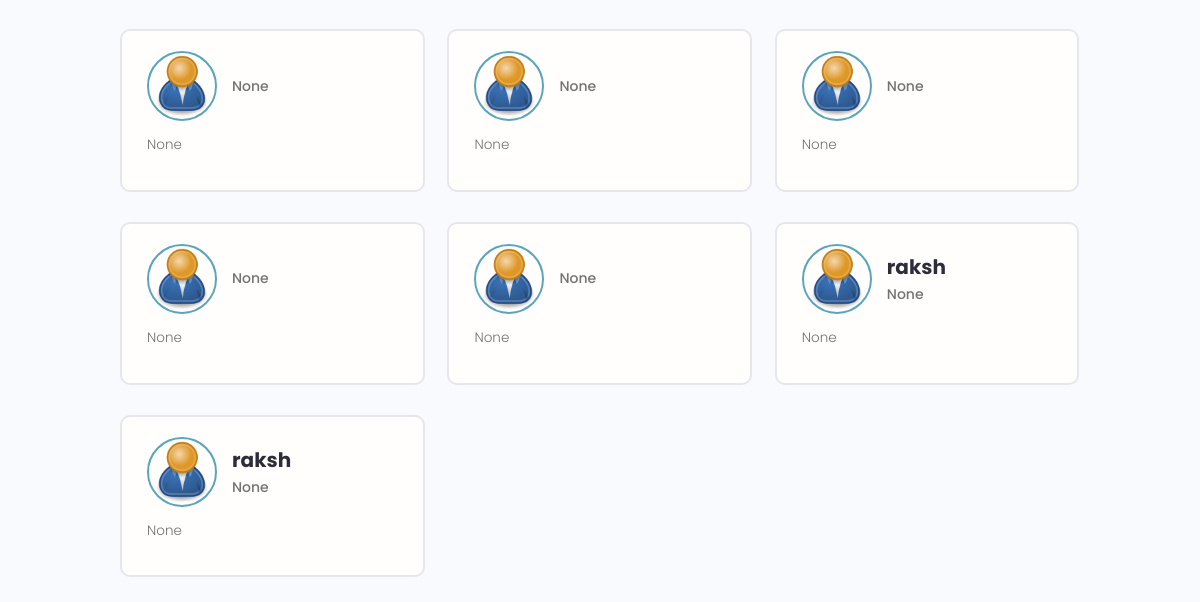
The app's page / (lower part), older data.
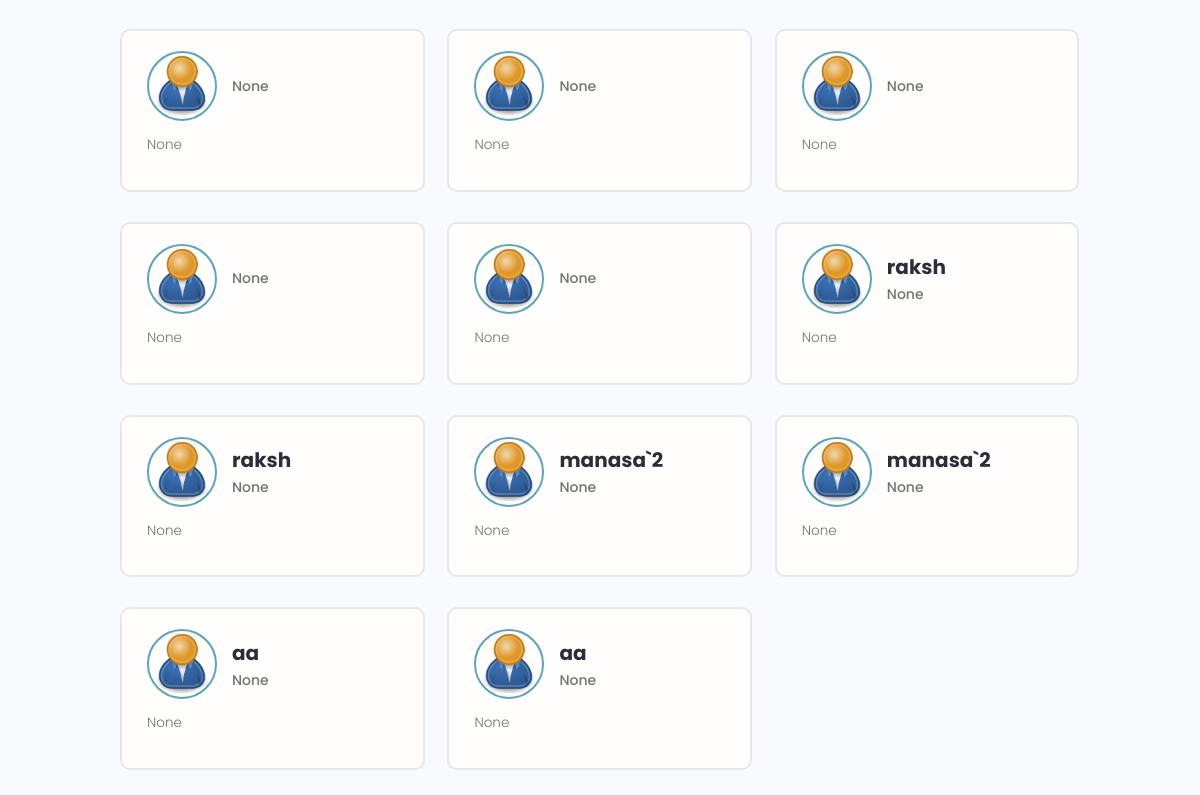
The same page, newer data.
### users/models.py (models this page shows, shortened)
class Profile(models.Model):
    user = models.OneToOneField(User,on_delete=models.CASCADE , null=True , blank=True )
    name  = models.CharField(max_length=200 , null=True,blank=True)
    email = models.EmailField(max_length=500, blank=True,null=True)
    username = models.CharField(max_length=200 , null=True,blank=True)
    location = models.CharField(max_length=200 , null=True,blank=True)
    short_intro = models.CharField(max_length=200 , null=True,blank=True)
    bio = models.TextField(null=True,blank=True)
    profile_img = models.ImageField(null=True, blank=True,upload_to = 'profiles/',default = 'profiles/user-default.png')
    social_github = models.CharField(max_length=200 , null=True,blank=True)
    social_twitter = models.CharField(max_length=200 , null=True,blank=True)
    social_linkedin= models.CharField(max_length=200 , null=True,blank=True)
    social_youtube = models.CharField(max_length=200 , null=True,blank=True)
    social_website = models.CharField(max_length=200 , null=True,blank=True)
    created  = models.DateTimeField(auto_now_add=True)
    id = models.UUIDField(default=uuid.uuid4 ,primary_key=True , editable=False)

### users/views.py (the view)
# urls.py: path("",views.profiles,name='profiles'),
def profiles(request):
    search_query = ''
    if request.GET.get('search_query'):
        search_query = request.GET.get('search_query')
    profiles = Profile.objects.filter(name__icontains = search_query)
    context = {
        'profiles': profiles
    }
    return render(request, 'users/profiles.html', context)

### users/models.py (called while the page is built)
    def __str__(self):
        return str(self.name)

### users/templates/users/profiles.html (shortened to what this page needs)
{% extends 'base.html' %}
{% block content %}
<main class="home">
    <section class="devlist">
        <div class="container">
            <div class="grid grid--three">
                {% for profile in profiles %}
                <div class="column card">
                    <div class="dev">
                        <a href="{% url 'user-profile' profile.id %}" class="card__body">
                            <div class="dev__profile">
                                <img class="avatar avatar--md" src="{{profile.profile_img.url}}"
                                    alt="image" />
                                <div class="dev__meta">
                                    <h3>{{profile.name}}</h3>
                                    <h5>{{profile.short_intro}}</h5>
                                </div>
                            </div>
                            <p class="dev__info">
                               {{profile.bio|slice:"250"}}
                            </p>
                        </a>
                    </div>
                </div>
               {% endfor %}
            </div>
        </div>
    </section>
</main>
{% endblock content %}

### templates/base.html (shortened to what this page needs)
<!DOCTYPE html>
{% load static %}
<html lang="en">
<head>
    <link rel="stylesheet" href="https://cdn.iconmonstr.com/1.3.0/css/iconmonstr-iconic-font.min.css" />
    <link rel="stylesheet" href="{% static 'uikit/styles/uikit.css' %}" />
    <link rel="stylesheet" href="{% static 'styles/app.css' %}" />
</head>
<body>
        {% block content %}
    {% endblock content %}
</body>
</html>

### templates/navbar.html (shortened to what this page needs)
{% load static %}

### static/styles/app.css (style rules this page uses)
:root { --color-sub: #2d2d39; }
.card { border: 2px solid var(--color-light); }
img { width: 100%; }
.devlist { margin-top: 8rem; }
.devlist .grid { align-items: stretch; }
.devlist .dev .dev__profile { display: flex; align-items: center; gap: 1.5rem; }
.devlist .dev .dev__meta h3 { color: var(--color-sub); font-size: 2rem; font-weight: 700; }
.devlist .dev .dev__meta h5 { color: var(--color-text); font-size: 1.4rem; font-weight: 500; }
.devlist .dev .dev__info { margin: 1.5rem 0; font-size: 1.35rem; line-height: 1.4; text-align: justify; }

### static/uikit/styles/modules/_variables.css (style rules this page uses)
:root { --color-main: #5aa5b9; --color-main-light: #e6faff; --color-sub: #3f4156; --color-sub-light: #51546e; --color-sub-lighter: #ededfd; --color-text: #737373; --color-gray: #8b8b8b; --color-light: #e5e7eb; --color-light-gray: #767676; --color-bg: #f8fafd; --color-white: #fffefd; --color-white-light: #f3f3f3; --color-success: #359e64; --color-success-bg: #def8e8; --color-error: #fc4b0b; --color-error-bg: #fff2ee; --font-base: 'Poppins', arial, helvetica, 'Segoe UI', roboto, ubuntu, sans-serif; --font-monospace: 'Fira Code', 'Courier New', courier, monospace; --font-regular: 300; --font-medium: 500; --font-bold: 700; --generic-shadow: 1px 1px 5px #00000010; --generic-transition: all 0.3s ease-in-out; }

### static/uikit/styles/modules/_base.css (style rules this page uses)
* { margin: 0; padding: 0; box-sizing: border-box; text-rendering: optimizeLegibility; color: inherit; font-size: inherit; }
html { font-size: 50%; }
@media only screen and (min-width: 480px) { html { font-size: 56.25%; } }
@media only screen and (min-width: 1200px) { html { font-size: 62.5%; } }
body { line-height: 1.6; font-weight: 400; font-size: 1.5rem; color: var(--color-text); background-color: var(--color-bg); min-height: 100vh; }

### static/uikit/styles/modules/_typography.css (style rules this page uses)
* { font-family: var(--font-base); }
h3 { font-size: 3.2rem; font-weight: var(--font-medium); }
h5 { font-size: 2.4rem; font-weight: var(--font-medium); }
h5, h6 { font-weight: var(--font-regular); }
p, span, strong { font-size: 1.6rem; color: var(--color-text); font-weight: var(--font-regular); }
a { padding-bottom: 2px; text-decoration: none; display: inline-block; color: var(--color-main); font-weight: var(--font-medium); }

### static/uikit/styles/modules/_utilities.css (style rules this page uses)
.container { width: 92%; max-width: 165rem; margin: 0 auto; box-sizing: border-box; }
@media screen and (min-width: 1000px) { .container { width: 90%; } }
@media screen and (min-width: 1200px) { .container { width: 80%; } }

### static/uikit/styles/modules/_avatar.css (style rules this page uses)
.avatar { border-radius: 50%; border: 2px solid var(--color-main); object-fit: cover; }
.avatar--md { height: 7rem; width: 7rem; }

### static/uikit/styles/modules/_card.css (style rules this page uses)
.card { border-radius: 1rem; background-color: var(--color-white); border: 1.5px solid var(--color-light); width: auto; height: auto; margin-top: 0.5rem; margin-bottom: 0.5rem; overflow: hidden; }
.card__body, .card__header { padding: 2rem 2.5rem; }

### static/uikit/styles/modules/_grid.css (style rules this page uses)
.grid { display: flex; flex-wrap: wrap; justify-content: flex-start; align-items: stretch; }
.grid > .column { min-width: 28rem; margin-bottom: 2.5rem; }
.grid--three > .column { flex-basis: 100%; }
@media screen and (min-width: 800px) { .grid--three { margin-right: -2%; } }
@media screen and (min-width: 800px) { .grid--three > .column { margin-right: 2%; } }
@media screen and (min-width: 800px) { .grid--three > .column { flex-basis: 48%; } }
@media screen and (min-width: 1200px) { .grid--three { margin-right: -2.33%; } }
@media screen and (min-width: 1200px) { .grid--three > .column { margin-right: 2.33%; } }
@media screen and (min-width: 1200px) { .grid--three > .column { flex-basis: 31%; } }

Row changes from the older to the newer data that the page shows:
added Profile: profile_img (placeholder picture), name "manasa`2", short_intro "None", bio "None"
added Profile: profile_img (placeholder picture), name "manasa`2", short_intro "None", bio "None"
added Profile: profile_img (placeholder picture), name "aa", short_intro "None", bio "None"
added Profile: profile_img (placeholder picture), name "aa", short_intro "None", bio "None"
